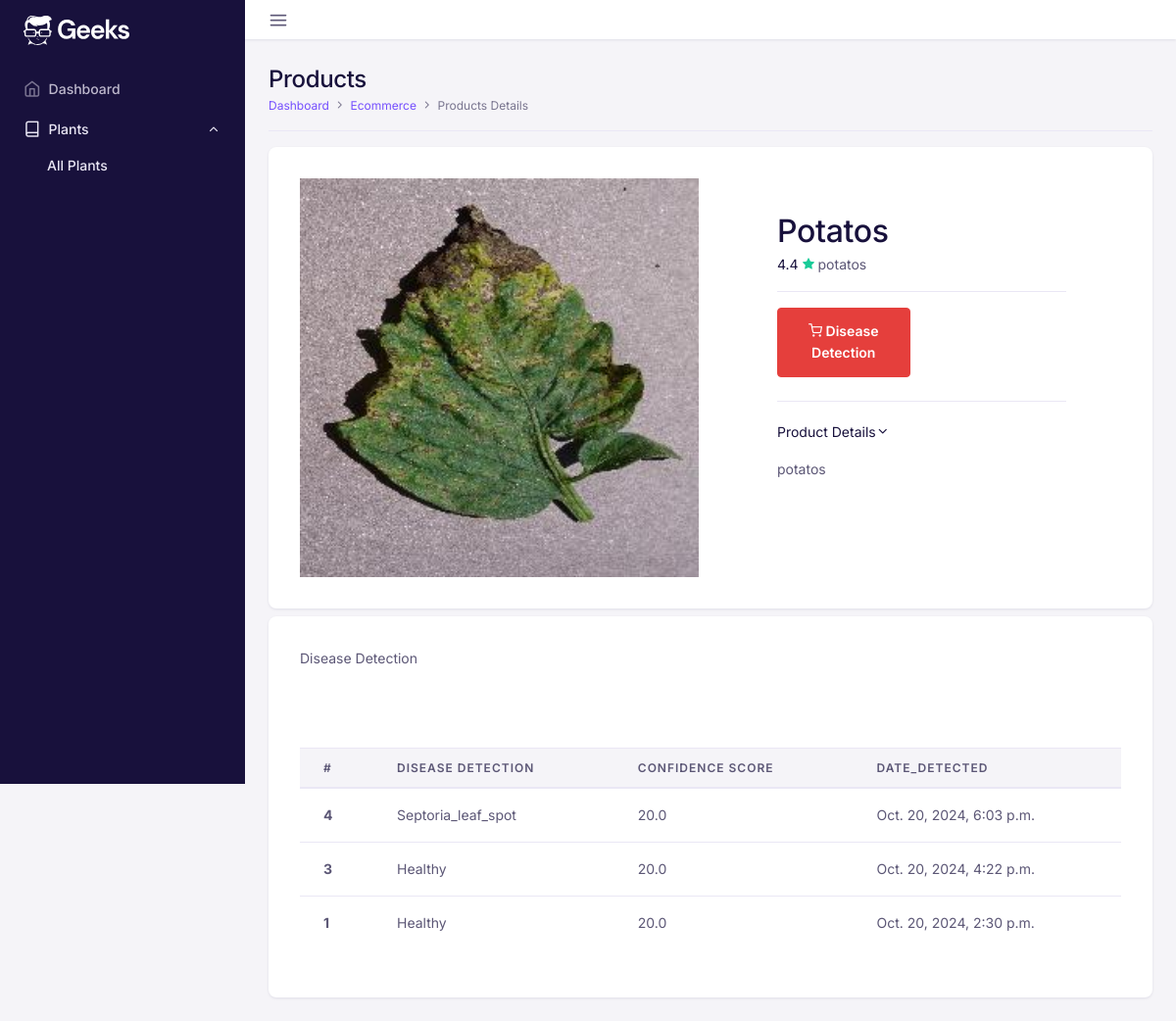
Page /plants/11/ on the committed database.
### PlantApp/models.py (models this page shows, shortened)
class Plant(models.Model):
    name = models.CharField(max_length=100)
    scientific_name = models.CharField(max_length=100, blank=True, null=True)
    description = models.TextField(blank=True, null=True)
    image = models.ImageField(upload_to='plants/', blank=True, null=True)
    owner = models.ForeignKey(settings.AUTH_USER_MODEL, on_delete=models.CASCADE, related_name='plants' , null = True)

class DiseaseDetection(models.Model):
    plant = models.ForeignKey(Plant, on_delete=models.CASCADE, related_name='detections')
    date_detected = models.DateTimeField(auto_now_add=True)
    detected_disease = models.CharField(max_length=255)
    confidence_score = models.FloatField(null = True)
    image = models.ImageField(upload_to='detections/', blank=True, null=True)
    notes = models.TextField(blank=True, null=True)

### PlantApp/views.py (the view)
# urls.py: path('plants/<int:pk>/', plant_details, name='details'),
def plant_details(request, pk = None):
    plant = Plant.objects.get(id = pk)
    dis = DiseaseDetection.objects.filter(plant = plant).order_by('-date_detected')
    return render(request, 'plant_details.html', {'plant': plant ,'dis' : dis})

### PlantApp/templates/plant_details.html (shortened to what this page needs)
<!DOCTYPE html>
<html lang="en">
{% load static %}
<head>
    <link href={% static 'assets/fonts/feather/feather.css' %} rel="stylesheet" />
    <link href={% static 'assets/libs/dragula/dist/dragula.min.css' %} rel="stylesheet" />
    <link href={% static 'assets/libs/@mdi/font/css/materialdesignicons.min.css' %} rel="stylesheet" />
    <link href={% static 'assets/libs/prismjs/themes/prism.css' %} rel="stylesheet" />
    <link href={% static 'assets/libs/dropzone/dist/dropzone.css' %} rel="stylesheet" />
    <link href={% static 'assets/libs/magnific-popup/dist/magnific-popup.css' %} rel="stylesheet" />
    <link href={% static 'assets/libs/bootstrap-select/dist/css/bootstrap-select.min.css' %} rel="stylesheet">
    <link href={% static 'assets/libs/@yaireo/tagify/dist/tagify.css' %} rel="stylesheet">
    <link href={% static 'assets/libs/tiny-slider/dist/tiny-slider.css' %} rel="stylesheet">
    <link href={% static 'assets/libs/tippy.js/dist/tippy.css' %} rel="stylesheet">
    <link rel="stylesheet" href={% static 'assets/css/theme.min.css' %}>
</head>
<body>
    <div id="db-wrapper">
        <nav class="navbar-vertical navbar">
            <div class="nav-scroller">
                <a class="navbar-brand" href="../index.html"><img src="../assets/images/brand/logo/logo-inverse.svg"
                        alt="" /></a>
                <ul class="navbar-nav flex-column" id="sideNavbar">
                    <li class="nav-item">
                        <a class="nav-link" href="admin-dashboard.html">
                            <i class="nav-icon fe fe-home mr-2"></i>Dashboard
                        </a>
                    </li>
                    <li class="nav-item">
                        <a class="nav-link active" href="#!" data-toggle="collapse" data-target="#navCourses"
                            aria-expanded="true" aria-controls="navCourses">
                            <i class="nav-icon fe fe-book mr-2"></i>Plants
                        </a>
                        <div id="navCourses" class="collapse show" data-parent="#sideNavbar">
                            <ul class="nav flex-column">
                                <li class="nav-item">
                                    <a class="nav-link active" href="/plants/">All Plants
                                    </a>
                                </li>
                            </ul>
                        </div>
                    </li>
                </ul>
            </div>
        </nav>
        <div id="page-content">
            <div class="header">
                <nav class="navbar-default navbar navbar-expand-lg">
                    <a id="nav-toggle" href="#!"><i class="fe fe-menu"></i></a>
                </nav>
            </div>
            <section class="container-fluid p-4">
                <div class="row">
                    <div class="col-lg-12 col-md-12 col-12">
                        <div
                            class="border-bottom pb-3 mb-3 d-flex flex-column flex-md-row gap-3 align-items-md-center justify-content-between">
                            <div>
                                <h1 class="mb-0 h2 fw-bold">Products</h1>
                                <nav aria-label="breadcrumb">
                                    <ol class="breadcrumb">
                                        <li class="breadcrumb-item">
                                            <a href="admin-dashboard.html">Dashboard</a>
                                        </li>
                                        <li class="breadcrumb-item">
                                            <a href="#">Ecommerce</a>
                                        </li>
                                        <li class="breadcrumb-item active" aria-current="page">Products Details</li>
                                    </ol>
                                </nav>
                            </div>
                        </div>
                    </div>
                </div>
                <div class="card">
                    <div class="card-body p-5">
                        <div class="row">
                            <div class="col-xl-6 col-12">
                                <div class="row gy-4">
                                    <div class="col-12">
                                        <div>
                                            <a href="../../../assets/images/ecommerce/product-slide-1.jpg"
                                                class="glightbox" data-gallery="gallery1">
                                                <img src="{{ plant.image.url }}" alt="image"
                                                    class="img-fluid rounded-3 w-100" />
                                            </a>
                                        </div>
                                    </div>
                                </div>
                            </div>
                            <div class="col-xl-6 col-12">
                                <div class="my-5 mx-lg-8">
                                    <div class="d-flex flex-column gap-2">
                                        <h1 class="mb-0">{{plant.name}}</h1>
                                        <div>
                                            <span>
                                                <span class="me-1 text-dark fw-semibold">
                                                    4.4
                                                </span>
                                                {{plant.scientific_name}}
                                            </span>
                                        </div>
                                    </div>
                                    <hr class="my-3" />
                                    <div class="row row flex-md-row flex-column gap-2 gap-md-0">
                                        <div class="col-md-6">
                                            <div class="d-grid">
                                                <a href="{% url 'predict' plant.id %}" class="btn btn-danger">
                                                    <i class="fe fe-shopping-cart me-2"></i>
                                                    Disease Detection
                                                </a>
                                            </div>
                                        </div>
                                    </div>
                                    <hr class="mt-4 mb-2" />
                                    <div class="mb-4" id="ecommerceAccordion">
                                        <ul class="list-group list-group-flush">
                                            <li class="list-group-item px-0">
                                                <a class="d-flex align-items-center text-inherit fw-semibold mb-0"
                                                    data-bs-toggle="collapse" href="#productDetails" role="button"
                                                    aria-expanded="false" aria-controls="productDetails">
                                                    <div class="me-auto">Product Details</div>
                                                    <span class="chevron-arrow ms-4">
                                                        <i class="fe fe-chevron-down fs-4"></i>
                                                    </span>
                                                </a>
                                                <div class="collapse show" id="productDetails"
                                                    data-bs-parent="#ecommerceAccordion">
                                                    <div class="py-3">
                                                        {{plant.description}}
                                                    </div>
                                                </div>
                                            </li>
                                        </ul>
                                    </div>
                                </div>
                            </div>
                        </div>
                    </div>
                </div>
                <div class="card mt-2">
                    <div class="card-title p-5"> Disease Detection </div>
                    <div class="card-body p-5">
                        <table class="table">
                            <thead>
                               <tr>
                                  <th scope="col">#</th>
                                  <th scope="col">Disease Detection</th>
                                  <th scope="col">confidence score</th>
                                  <th scope="col">date_detected</th>
                               </tr>
                            </thead>
                            <tbody>
                                {% for di in dis %}
                               <tr>
                                  <th scope="row">{{di.id}}</th>
                                  <td>{{di.detected_disease}}</td>
                                  <td>{{di.confidence_score}}</td>
                                  <td>{{di.date_detected}}</td>
                               </tr>
                               {% endfor %}
                            </tbody>
                         </table>
                    </div>
                </div>
        </div>
    </div>
</body>
</html>

### rows in the picture
Plant: image (picture), name "Potatos", scientific_name "potatos", description "potatos"
DiseaseDetection: id "4", detected_disease "Septoria_leaf_spot", confidence_score "20.0", date_detected "Oct. 20, 2024, 6:03 p.m."
DiseaseDetection: id "3", detected_disease "Healthy", confidence_score "20.0", date_detected "Oct. 20, 2024, 4:22 p.m."
DiseaseDetection: id "1", detected_disease "Healthy", confidence_score "20.0", date_detected "Oct. 20, 2024, 2:30 p.m."
